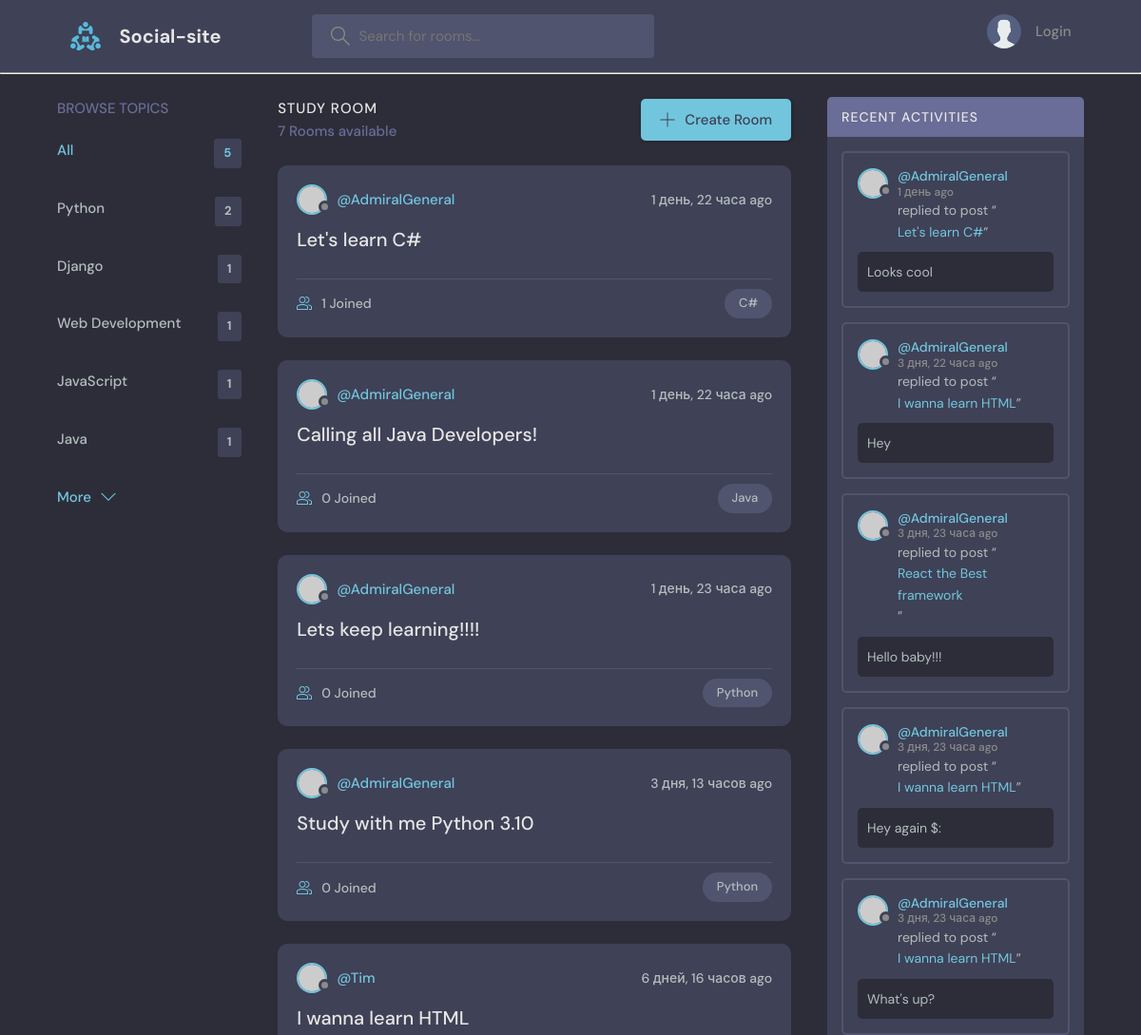
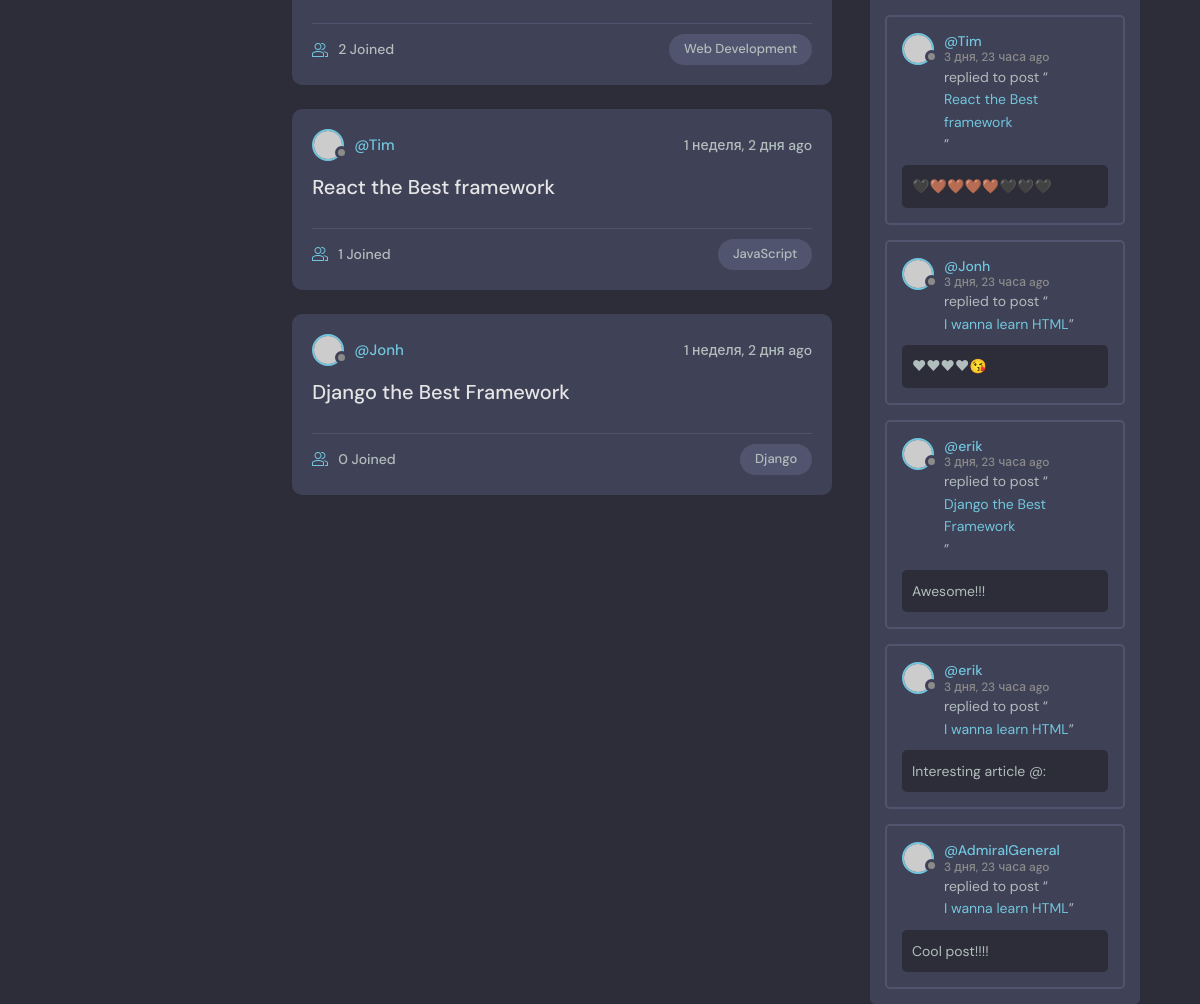
The page / on the database its author committed (2 pictures, top to bottom).
### base/models.py (models this page shows, shortened)
class Topic(models.Model):
	name = models.CharField(max_length=200)

class Room(models.Model):
	host = models.ForeignKey(User, on_delete=models.SET_NULL, null=True)
	topic = models.ForeignKey(Topic, on_delete=models.SET_NULL, null=True)
	name = models.CharField(max_length=200)
	description = models.TextField(null=True, blank=True)
	participants = models.ManyToManyField(User, related_name='participants', blank=True)
	updated = models.DateTimeField(auto_now=True)
	created = models.DateTimeField(auto_now_add=True)
	class Meta:
		ordering = ['-updated', '-created']
	def __str__(self):
		return self.name

class Message(models.Model):
	user = models.ForeignKey(User, on_delete=models.CASCADE)
	room = models.ForeignKey(Room, on_delete=models.CASCADE)
	body = models.TextField()
	updated = models.DateTimeField(auto_now=True)
	created = models.DateTimeField(auto_now_add=True)
	class Meta:
		ordering = ['-updated', '-created']

### base/views.py (the view)
# urls.py: path('', views.home, name="home"),
def home(request):
	q = request.GET.get('q') if request.GET.get('q') != None else ''
	rooms = Room.objects.filter(
		Q(topic__name__icontains=q) |
		Q(name__icontains=q) |
		Q(description__icontains=q)
		)
	topics = Topic.objects.all()[0:5]
	room_count = rooms.count()
	room_messages = Message.objects.filter(Q(room__topic__name__icontains=q))
	context = {'rooms': rooms, 'topics':topics,
		'room_count':room_count, 'room_messages':room_messages}
	return render(request, 'base/home.html', context)

### base/templates/base/home.html (shortened to what this page needs)
{% extends 'main.html' %}
{% block content %}
<main class="layout layout--3">
  <div class="container">
    {% include 'base/topics_component.html' %}
    <div class="roomList">
      <div class="roomList__header">
        <div>
          <h2>Study Room</h2>
          <p>{{ room_count }} Rooms available</p>
        </div>
        <a class="btn btn--main" href="{% url 'create-room' %}">
          <svg version="1.1" xmlns="http://www.w3.org/2000/svg" width="32" height="32" viewBox="0 0 32 32">
            <title>add</title>
            <path
              d="M16.943 0.943h-1.885v14.115h-14.115v1.885h14.115v14.115h1.885v-14.115h14.115v-1.885h-14.115v-14.115z"
            ></path>
          </svg>
          Create Room
        </a>
      </div>
      {% include 'base/feed_component.html' %}
    </div>
    {% include 'base/activity_component.html' %}
  </div>
</main>
{% endblock %}

### base/templates/base/topics_component.html
<div class="topics">
  <div class="topics__header">
    <h2>Browse Topics</h2>
  </div>
  <ul class="topics__list">
    <li>
      <a href="{% url 'home' %}" class="active">All <span>{{topics.count}}</span></a>
    </li>
    {% for topic in topics %}
    <li>
      <a href="{% url 'home' %}?q={{topic.name}}">{{topic.name}} <span>{{topic.room_set.all.count}}</span></a>
    </li>
    {% endfor %}
  </ul>
  <a class="btn btn--link" href="{% url 'topics' %}">
    More
    <svg version="1.1" xmlns="http://www.w3.org/2000/svg" width="32" height="32" viewBox="0 0 32 32">
      <title>chevron-down</title>
      <path d="M16 21l-13-13h-3l16 16 16-16h-3l-13 13z"></path>
    </svg>
  </a>
</div>

### base/templates/base/feed_component.html (shortened to what this page needs)
{% for room in rooms %}
<div class="roomListRoom">
        <div class="roomListRoom__header">
          <a href="{% url 'user-profile' room.host.id %}" class="roomListRoom__author">
            <div class="avatar avatar--small">
              <img src="https://randomuser.me/api/portraits/women/11.jpg" />
            </div>
            <span>@{{room.host.username}}</span>
          </a>
          <div class="roomListRoom__actions">
            <span>{{ room.created|timesince }} ago</span>
          </div>
        </div>
        <div class="roomListRoom__content">
          <a href="{% url 'room' room.id %}">{{ room.name }}</a>
        </div>
        <div class="roomListRoom__meta">
          <a href="{% url 'room' room.id %}" class="roomListRoom__joined">
            {{room.participants.all.count}} Joined
          </a>
          <p class="roomListRoom__topic">{{ room.topic.name }}</p>
        </div>
      </div>
{% endfor %}

### base/templates/base/activity_component.html (shortened to what this page needs)
<div class="activities">
      <div class="activities__header">
        <h2>Recent Activities</h2>
      </div>
      {% for message in room_messages %}
      <div class="activities__box">
        <div class="activities__boxHeader roomListRoom__header">
          <a href="{% url 'user-profile' message.user.id %}" class="roomListRoom__author">
            <div class="avatar avatar--small">
              <img src="https://randomuser.me/api/portraits/women/11.jpg" />
            </div>
            <p>
              @{{message.user}}
              <span>{{message.created|timesince}} ago</span>
            </p>
          </a>
        </div>
        <div class="activities__boxContent">
          <p>replied to post “<a href="{% url 'room' message.room.id %}">{{message.room}}</a>”</p>
          <div class="activities__boxRoomContent">
            {{message.body}}
          </div>
        </div>
      </div>
      {% endfor %}
    </div>

### rows shown on the page
Topic: name "Python", room_set.all.count "2"
Topic: name "Django", room_set.all.count "1"
Topic: name "Web Development", room_set.all.count "1"
Topic: name "JavaScript", room_set.all.count "1"
Topic: name "Java", room_set.all.count "1"
Room: host.username "AdmiralGeneral", created "1 день, 22 часа", name "Let's learn C#", participants.all.count "1", topic.name "C#"
Room: host.username "AdmiralGeneral", created "1 день, 22 часа", name "Calling all Java Developers!", participants.all.count "0", topic.name "Java"
Room: host.username "AdmiralGeneral", created "1 день, 23 часа", name "Lets keep learning!!!!", participants.all.count "0", topic.name "Python"
Room: host.username "AdmiralGeneral", created "3 дня, 13 часов", name "Study with me Python 3.10", participants.all.count "0", topic.name "Python"
Room: host.username "Tim", created "6 дней, 16 часов", name "I wanna learn HTML", participants.all.count "2", topic.name "Web Development"
Room: host.username "Tim", created "1 неделя, 2 дня", name "React the Best framework", participants.all.count "1", topic.name "JavaScript"
Room: host.username "Jonh", created "1 неделя, 2 дня", name "Django the Best Framework", participants.all.count "0", topic.name "Django"
Message: user "AdmiralGeneral", created "1 день", room "Let's learn C#", body "Looks cool"
Message: user "AdmiralGeneral", created "3 дня, 22 часа", room "I wanna learn HTML", body "Hey"
Message: user "AdmiralGeneral", created "3 дня, 23 часа", room "React the Best framework", body "Hello baby!!!"
Message: user "AdmiralGeneral", created "3 дня, 23 часа", room "I wanna learn HTML", body "Hey again $:"
Message: user "AdmiralGeneral", created "3 дня, 23 часа", room "I wanna learn HTML", body "What's up?"
Message: user "Tim", created "3 дня, 23 часа", room "React the Best framework", body "🖤🤎🤎🤎🤎🖤🖤🖤"
Message: user "Jonh", created "3 дня, 23 часа", room "I wanna learn HTML", body "❤❤❤❤😘"
Message: user "erik", created "3 дня, 23 часа", room "Django the Best Framework", body "Awesome!!!"
Message: user "erik", created "3 дня, 23 часа", room "I wanna learn HTML", body "Interesting article @:"
Message: user "AdmiralGeneral", created "3 дня, 23 часа", room "I wanna learn HTML", body "Cool post!!!!"

### other values the page prints
{{ topics.count }} "5"
{{ room_count }} "7"
